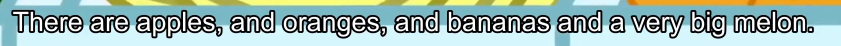
#> input picture web/frame1.jpg, 1682 x 92 px, found by its file name (shown at 1/2 size)
$ python odcitanie.py
#> lines starting #> are read from the running program, lines starting #| are printed output that depends on the picture

from __future__ import print_function
import cv2
import argparse


prva =  r'C:\Users\Emma\Desktop\Bakalarka\web\frame1.jpg'
druha =  r'C:\Users\Emma\Desktop\Bakalarka\web\frame2.jpg'
# Načtení prvního obrázku
img1 = cv2.imread(prva, 0)
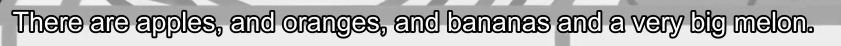
#> img1: shape (92, 1682) (shown at 1/2 size); min 0, max 255, mean 171

# Načtení druhého obrázku
img2 = cv2.imread(druha, 0)
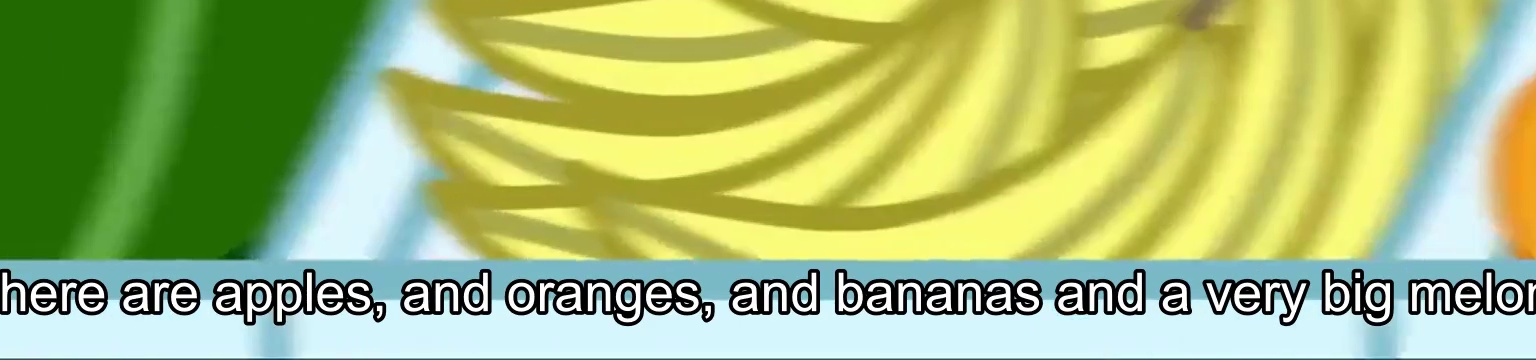
#> input picture web/frame2.jpg, 1536 x 360 px, found by its file name
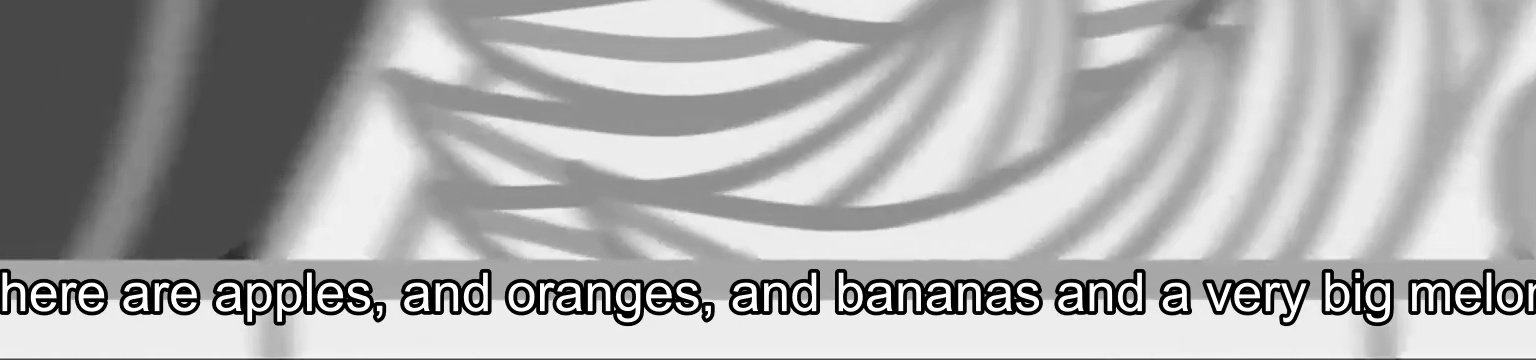
#> img2: shape (360, 1536); min 0, max 255, mean 171.7

# Odečtení druhého obrázku od prvního
#> (the run stopped early here; a loop or call above may not have finished)
